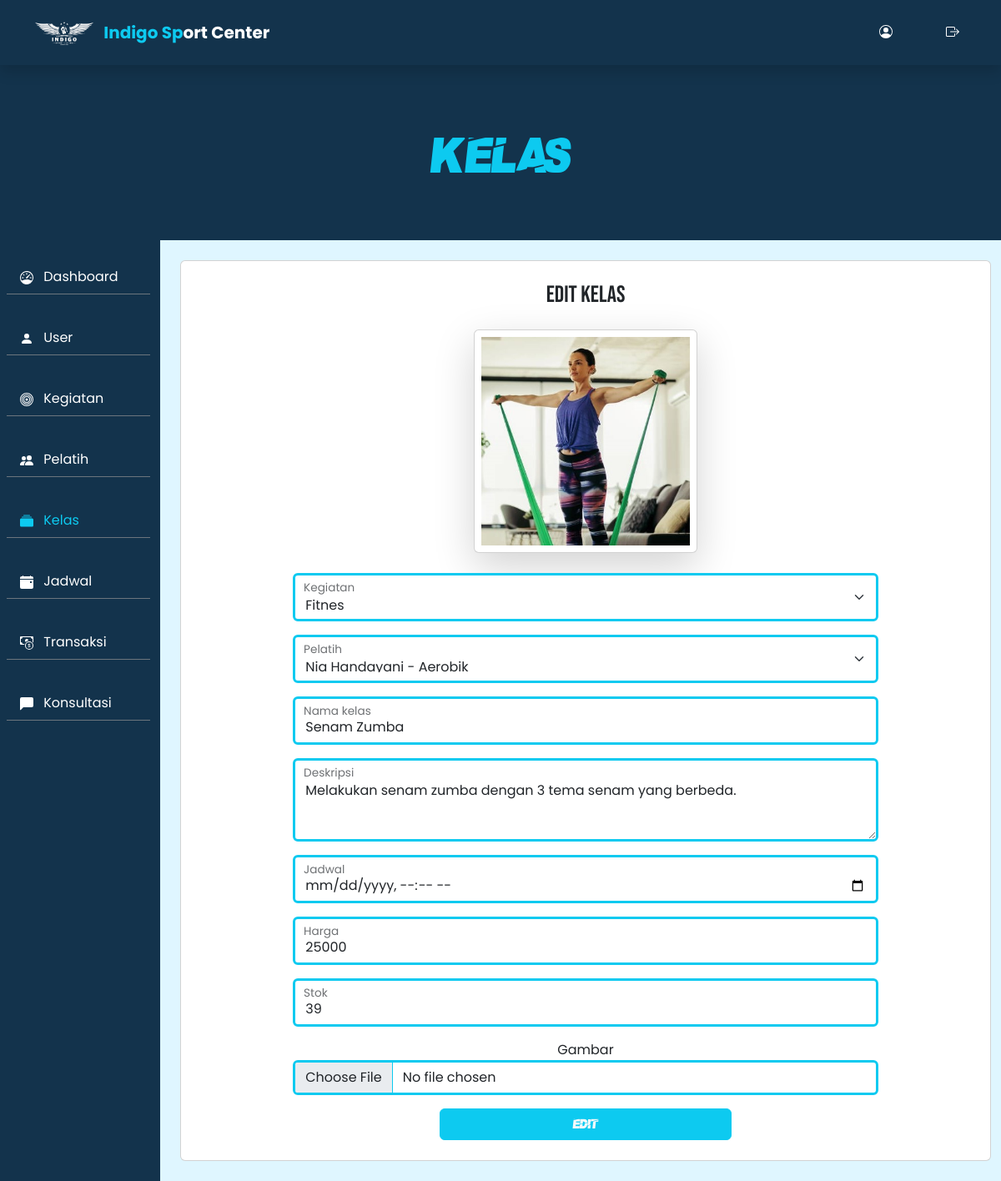
Page /ubahkelas.php?id_kelas=3 (signed in) on the committed database.
### tables this page shows
CREATE TABLE `kelas` (
  `id_kelas` int(11) NOT NULL,
  `id_kegiatan` int(11) NOT NULL,
  `id_pelatih` int(11) NOT NULL,
  `nama_kelas` varchar(255) NOT NULL,
  `deskripsi` text NOT NULL,
  `jadwal` datetime NOT NULL,
  `harga` double NOT NULL,
  `stok` int(11) NOT NULL,
  `gambar` varchar(255) NOT NULL
);

### koneksidb.php (called while the page is built, shortened)
<?php
$conn = mysqli_connect("localhost","root","","db_fitnes");
function query($query){
    global $conn;
    $result = mysqli_query($conn, $query);
    $rows = [];
    while($row = mysqli_fetch_assoc($result)){
        $rows[] = $row;
    }
    return $rows;
}
?>

### ubahkelas.php (the view, shortened to what this page needs)
<?php
require "koneksidb.php";
$id_kelas= $_GET["id_kelas"];
$kelas= query("SELECT * FROM kelas WHERE id_kelas=$id_kelas")[0];
$skill = query("SELECT * FROM kegiatan");
?>
<!DOCTYPE html>
<html lang="en">
  <head>
    <link rel="stylesheet" href="css/bootstrap.min.css" />
    <link rel="stylesheet" href="css/aos.css" />
    <link rel="stylesheet" href="css/style.css" />
  </head>
  <body class="bg-awal">
    <nav class="navbar fixed-top navbar-expand-lg navbar-dark p-md-3 bg-awal shadow">
      <div class="container">
        <a href="#" class="navbar-brand fs-5 fw-bold">
          <img src="img/indigo1.png" class="me-2" width="70px" alt="" />
          <span class="text-info">Indigo Sp</span>ort Center
        </a>
        <div class="collapse navbar-collapse" id="navbarSupportedContent">
          <ul class="navbar-nav ms-auto mb-2 mb-lg-0">
            <li class="nav-item">
              <a class="nav-link text-white mx-lg-4 my-2 my-lg-0 font-bebas fs-5" href="akun.php">
              </a>
            </li>
            <li class="nav-item">
              <a class="nav-link text-white text-white ms-lg-4 my-2 my-lg-0 font-bebas fs-5" href="logout.php" data-bs-toggle="tooltip" title="Logout">
              </a>
            </li>
          </ul>
        </div>
      </div>
    </nav>
    <div class="pt-5 mt-5 bg-awal w-100 d-flex justify-content-center align-items-center" style="height: 30vh">
      <div class="content text-md-center text-start mx-4 mx-md-0" data-aos="zoom-in" data-aos-duration="1300">
        <h1 class="fs-60 text-info font-payback">KelaS</h1>
      </div>
    </div>
    <div class="container-fluid p-0 m-0">
      <div class="row">
        <div class="col-md-2 bg-awal h-100">
        <ul class="nav flex-column mt-2 ms-2">
            <li class="nav-item">
              <a class="nav-link text-white border-bottom border-secondary my-3 active" aria-current="page" href="dashboard.php">
                Dashboard
              </a>
            </li>
            <li class="nav-item">
              <a class="nav-link text-white border-bottom border-secondary my-3" href="user.php">
                <svg xmlns="http://www.w3.org/2000/svg" width="16" height="16" fill="currentColor" class="bi bi-person-fill me-2" viewBox="0 0 16 16">
                  <path d="M3 14s-1 0-1-1 1-4 6-4 6 3 6 4-1 1-1 1H3zm5-6a3 3 0 1 0 0-6 3 3 0 0 0 0 6z" />
                </svg>
                User
              </a>
            </li>
            <li class="nav-item">
              <a class="nav-link text-white border-bottom border-secondary my-3" href="kegiatan.php">
                Kegiatan
              </a>
            </li>
            <li class="nav-item">
              <a class="nav-link text-white border-bottom border-secondary my-3" href="pelatih.php">
                Pelatih
              </a>
            </li>
            <li class="nav-item">
              <a class="nav-link text-info border-bottom border-secondary my-3" href="kelasog.php">
                Kelas
              </a>
            </li>
            <li class="nav-item">
              <a class="nav-link text-white border-bottom border-secondary my-3" href="jadwal.php">
                Jadwal
              </a>
            </li>
            <li class="nav-item">
              <a class="nav-link text-white border-bottom border-secondary my-3" href="transaksi.php">
                Transaksi
              </a>
            </li>
            <li class="nav-item">
              <a class="nav-link text-white border-bottom border-secondary my-3" href="komentar.php">
                <svg xmlns="http://www.w3.org/2000/svg" width="16" height="16" fill="currentColor" class="bi bi-chat-left-fill me-2" viewBox="0 0 16 16">
                  <path d="M2 0a2 2 0 0 0-2 2v12.793a.5.5 0 0 0 .854.353l2.853-2.853A1 1 0 0 1 4.414 12H14a2 2 0 0 0 2-2V2a2 2 0 0 0-2-2H2z" />
                </svg>
                Konsultasi
              </a>
            </li>
          </ul>
        </div>
        <div class="col-md-10 p-4 bg-aneh">
          <div class="card p-2">
            <div class="row justify-content-center">
                <div class="col-lg-9 col-md-10">
                    <div class="my-3 mx-1">
                        <h3 class="font-bebas text-center mb-3">Edit Kelas</h3>
                        <form action="" method="post" enctype="multipart/form-data">
                          <div class="my-4 d-flex justify-content-center">
                            <div class="card p-2 shadow-lg">
                              <img src="img/<?= $kelas["gambar"];?>" alt="" width="250" height="250">
                            </div>
                          </div>
                          <div class="form-floating mb-3">
                            <select class="form-select border border-info border-3" id="id_kegiatan" aria-label="Floating label select example" name="id_kegiatan" required>
                              <?php
                              $skill = query("SELECT * FROM kegiatan");
                              foreach($skill as $skill2):?>
                              <option value="<?= $skill2['id_kegiatan'];?>"><?= $skill2['nama_kegiatan'];?></option>
                              <?php endforeach;?>
                            </select>
                            <label for="id_kegiatan">Kegiatan</label>
                          </div>
                          <div class="form-floating mb-3">
                            <select class="form-select border border-info border-3" id="id_pelatih" aria-label="Floating label select example" name="id_pelatih" required>
                              <?php
                              $pelatih = query("SELECT * FROM pelatih");
                              foreach($pelatih as $pelatih2):
                              ?>
                              <option value="<?= $pelatih2['id_pelatih'];?>">
                                <?= $pelatih2['nama_pelatih'];?> -
                              </option>
                              <?php endforeach;?>
                            </select>
                            <label for="id_pelatih">Pelatih</label>
                          </div>
                          <div class="form-floating mb-3">
                            <input type="text" class="form-control border border-info border-3" name="nama_kelas" id="nama_kelas" placeholder="nama_kelas" autocomplete="off" required value="<?= $kelas["nama_kelas"];?>" />
                            <label for="nama_kelas">Nama kelas</label>
                          </div>
                          <div class="form-floating mb-3">
                            <textarea class="form-control border border-info border-3" name="deskripsi" placeholder="deskripsi" id="deskripsi" style="height: 100px" autocomplete="off" required><?= $kelas["deskripsi"];?></textarea>
                            <label for="deskripsi">Deskripsi</label>
                          </div>
                          <div class="form-floating mb-3">
                            <input type="datetime-local" class="form-control border border-info border-3" name="jadwal" id="jadwal" placeholder="jadwal" autocomplete="off" required />
                            <label for="jadwal">Jadwal</label>
                          </div>
                          <div class="form-floating mb-3">
                            <input type="number" class="form-control border border-info border-3" name="harga" id="harga" placeholder="harga" autocomplete="off" required value="<?= $kelas["harga"];?>" />
                            <label for="harga">Harga</label>
                          </div>
                          <div class="form-floating mb-3">
                            <input type="number" class="form-control border border-info border-3" name="stok" id="stok" placeholder="stok" autocomplete="off" required value="<?= $kelas["stok"];?>" />
                            <label for="stok">Stok</label>
                          </div>
                          <div class="mb-3 text-center">
                            <label for="gambar">Gambar</label>
                            <input type="file" class="form-control border border-info border-3" name="gambar" id="gambar"  placeholder="alamat" autocomplete="off"/>
                          </div>
                          <div class="text-center my-3">
                              <button class="btn btn-info btn-kirim font-payback text-light w-50" name="submit" type="submit" required>Edit</button>
                          </div>
                        </form>
                    </div>
                </div>
            </div>
        </div>
      </div>
    </div>
  </body>
</html>

### css/style.css (style rules this page uses)
.font-bebas { font-family: Bebas Neue; }
.font-payback { font-family: PaybAck; }
* { font-family: Poppins; }
.fs-60 { font-size: 60px; }
.bg-awal { background-color: #13334c; }
.bg-aneh { background-color: #dff6ff; }

### rows in the picture
kelas: gambar (picture), nama_kelas "Senam Zumba", deskripsi "Melakukan senam zumba dengan 3 tema senam yang berbeda.", harga "25000", stok "39"

### other values in the picture
form field id_kegiatan "Fitnes"
form field id_pelatih "Nia Handayani - Aerobik"
